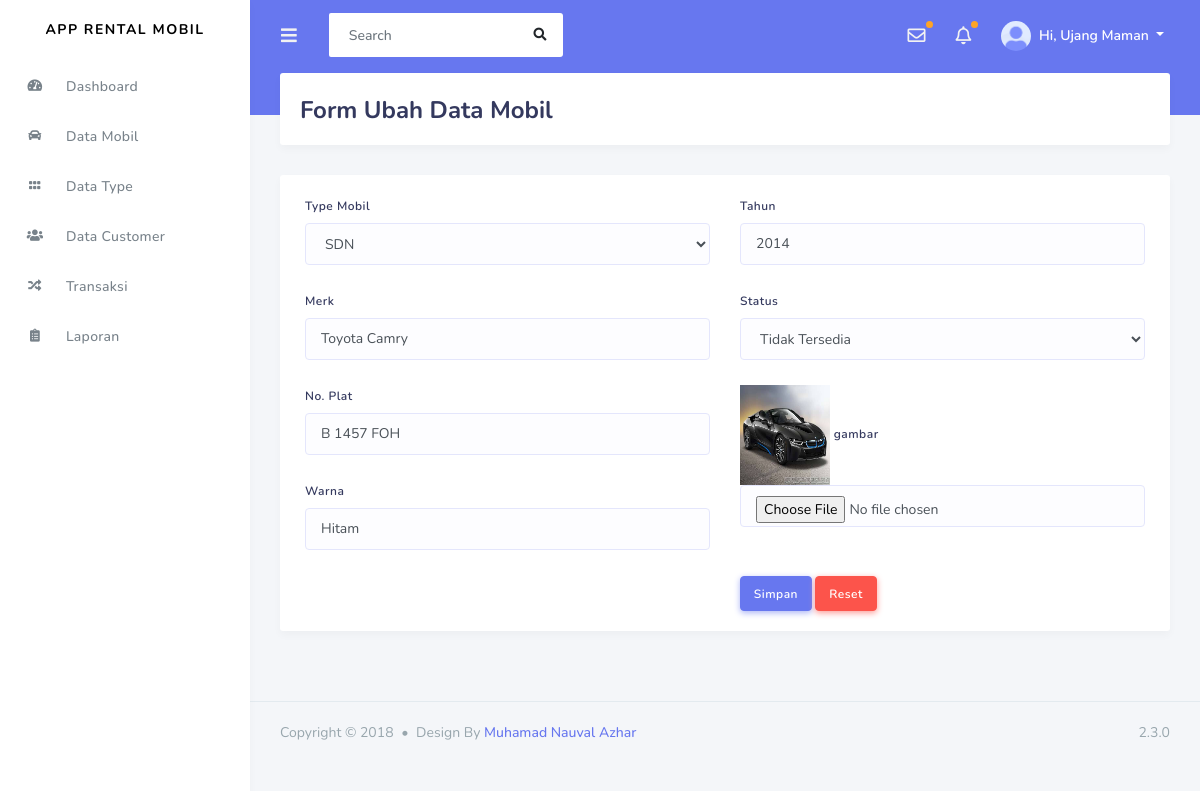
The page /admin/Data_mobil/ubah_mobil/1 on the database its author committed.
### tables this page shows
CREATE TABLE `mobil` (
  `id_mobil` int(11) NOT NULL,
  `kode_type` varchar(120) NOT NULL,
  `merk` varchar(120) NOT NULL,
  `no_plat` varchar(20) NOT NULL,
  `warna` varchar(20) NOT NULL,
  `tahun` varchar(4) NOT NULL,
  `status` varchar(50) NOT NULL,
  `gambar` varchar(255) NOT NULL
);

### application/controllers/admin/Data_mobil.php (called while the page is built, shortened)
<?php
class Data_mobil extends CI_Controller
{
  public function ubah_mobil($id_mobil)
  {
    $data['mobil'] = $this->rental_model->getDataMobilById($id_mobil);
    $data['type'] = $this->rental_model->getDataType();
    $data['typeMobil'] = ['SDN', 'LMB', 'MNV'];
    $this->form_validation->set_rules('merk', 'Merk', 'required|trim', [
      'required' => 'Merk Tidak Boleh Kosong'
    ]);
    $this->form_validation->set_rules('no_plat', 'No plat', 'required|trim', [
      'required' => 'No. Plat Tidak Boleh Kosong'
    ]);
    $this->form_validation->set_rules('warna', 'Warna', 'required|trim', [
      'required' => 'Warna Tidak Boleh Kosong'
    ]);
    $this->form_validation->set_rules('tahun', 'Tahun', 'required|trim|integer', [
      'required' => 'Tahun Tidak Boleh Kosong',
      'integer' => 'Tahun Harus Angka'
    ]);
    if ($this->form_validation->run() == false) {
      $this->load->view('templates_admin/header');
      $this->load->view('templates_admin/sidebar');
      $this->load->view('admin/form_ubah_mobil', $data);
      $this->load->view('templates_admin/footer');
    }
  }
}

### index.php (called while the page is built, shortened)
<?php
require_once BASEPATH.'core/CodeIgniter.php';

### application/models/rental_model.php (called while the page is built, shortened)
<?php
class rental_model extends CI_model
{
    public function getDataMobilById($id_mobil)
    {
        return $this->db->get_where('mobil', ['id_mobil' => $id_mobil])->row_array();
    }
}

### application/views/admin/form_ubah_mobil.php (the view, shortened to what this page needs)
<div class="main-content">
    <section class="section">
        <div class="section-header">
            <h1>Form Ubah Data Mobil</h1>
        </div>
        <div class="card">
            <div class="card-body">
                <form action="" method="post" enctype="multipart/form-data" autocomplete="off">
                    <div class="row">
                        <div class="col-md-6">
                            <div class="form-group">
                                <label for="kode_type">Type Mobil</label>
                                <select name="kode_type" id="kode_type" class="form-control">
                                    <?php foreach ($typeMobil as $typ) : ?>
                                    <?php if ($typ == $mobil['kode_type']) : ?>
                                    <option value="<?= $typ; ?>" selected><?= $typ; ?></option>
                                    <?php else : ?>
                                    <option value="<?= $typ; ?>"><?= $typ; ?></option>
                                    <?php endif; ?>
                                    <?php endforeach; ?>
                                </select>
                            </div>
                            <div class="form-group">
                                <label for="merk">Merk</label>
                                <input type="text" name="merk" id="merk" class="form-control" value="<?= $mobil['merk']; ?>">
                            </div>
                            <div class="form-group">
                                <label for="no_plat">No. Plat</label>
                                <input type="text" name="no_plat" id="no_plat" class="form-control" value="<?= $mobil['no_plat']; ?>">
                            </div>
                            <div class="form-group">
                                <label for="warna">Warna</label>
                                <input type="text" name="warna" id="warna" class="form-control" value="<?= $mobil['warna']; ?>">
                            </div>
                        </div>
                        <div class="col-md-6">
                            <div class="form-group">
                                <label for="tahun">Tahun</label>
                                <input type="text" name="tahun" id="tahun" class="form-control" value="<?= $mobil['tahun']; ?>">
                            </div>
                            <div class="form-group">
                                <label for="status">Status</label>
                                <select name="status" id="status" class="form-control">
                                    <option <?php if ($mobil['status'] == 0) {
                                                echo "selected='selected'";
                                            }
                                            echo $mobil['status']; ?> value="0">Tidak Tersedia</option>
                                </select>
                            </div>
                            <div class="form-group">
                                <img src="<?= base_url('assets/img/imgcar/') . $mobil['gambar']; ?>" width="90px" height="100px">
                                <label for="">gambar</label>
                                <input type="file" name="gambar" class="form-control">
                            </div>
                            <button type="submit" class="btn btn-primary mt-4">Simpan</button>
                            <button type="reset" class="btn btn-danger mt-4">Reset</button>
                        </div>
                    </div>
                </form>
            </div>
        </div>
    </section>
</div>

### rows shown on the page
mobil: kode_type "SDN", merk "Toyota Camry", no_plat "B 1457 FOH", warna "Hitam", tahun "2014", status "Tidak Tersedia", gambar (picture)
